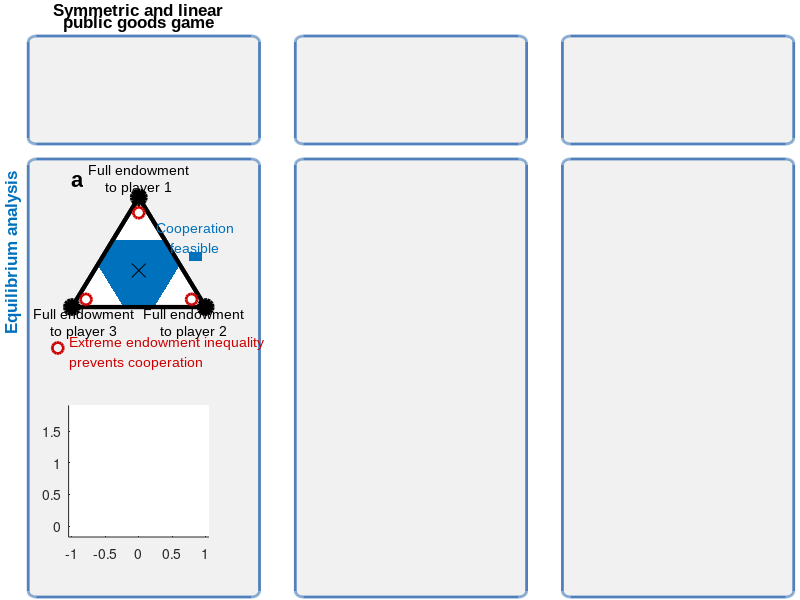

The MATLAB source for this figure: (Note: this script raises an error after producing the figure.)
function MakeIllustrationV5();

%% Fixing the Parameters
global lw ms fsA fsL fsH fsT fname le bo wi he dx dy col wi2 he2 dx2
 
lw=3; ms=10; fsT=10; fsA=12; fsL=12; fsH=16; fname='Arial'; 
le=0.076; bo=0.105; wi=0.195; he=wi*75/60; wi2=wi*0.9; he2=he*0.9; dx2=wi*0.05; dx=0.145; dy=0.365; 
col=[0 0.447 0.741;
    0.85 0.325 0.098;
    0.494 0.184 0.556;
    0.929 0.694 0.125;
    0.466 0.674 0.188];

%% Plotting the general graphical structure 
figure('Position',[300,300,750,600]);
ax1=axes('Position',[le-0.35*dx 0 3*wi+3*dx 1]); hold on
axis([-0.01 1.01 0 1]); dxf=(wi+dx*0.4)/(3*wi+2*dx); delf=0.27*dx/(3*wi+2*dx);
grey1=242/256*ones(1,3);  
blue1=[79,129,189]/256; 
y1=0.005; y2=0.735; lwP=2;
rd=0.01; t1=pi:0.01:3*pi/2; t2=3*pi/2:0.01:2*pi; t3=0:0.01:pi/2; t4=pi/2:0.01:pi; 
bxx=[rd+rd*cos(t1),dxf-rd+rd*cos(t2),dxf-rd+rd*cos(t3),rd+rd*cos(t4)]; 
bxy=[y1+rd+rd*sin(t1),y1+rd+rd*sin(t2),y2-rd+rd*sin(t3),y2-rd+rd*sin(t4)]; 
fill(bxx,bxy,grey1,'EdgeColor',blue1,'LineWidth',lwP);
fill(bxx+dxf+delf,bxy,grey1,'EdgeColor',blue1,'LineWidth',lwP);
fill(bxx+2*(dxf+delf),bxy,grey1,'EdgeColor',blue1,'LineWidth',lwP);

y1=0.76; y2=0.94; lwP=2;
rd=0.01; t1=pi:0.01:3*pi/2; t2=3*pi/2:0.01:2*pi; t3=0:0.01:pi/2; t4=pi/2:0.01:pi; 
bxx=[rd+rd*cos(t1),dxf-rd+rd*cos(t2),dxf-rd+rd*cos(t3),rd+rd*cos(t4)]; 
bxy=[y1+rd+rd*sin(t1),y1+rd+rd*sin(t2),y2-rd+rd*sin(t3),y2-rd+rd*sin(t4)]; 
fill(bxx,bxy,grey1,'EdgeColor',blue1,'LineWidth',lwP);
fill(bxx+dxf+delf,bxy,grey1,'EdgeColor',blue1,'LineWidth',lwP);
fill(bxx+2*(dxf+delf),bxy,grey1,'EdgeColor',blue1,'LineWidth',lwP);
 
S1=[0.065-0.028 0.420]; red=[0.8 0 0];  msS=8; lwS=2;
plot(S1(1),S1(2),'o','Color',red,'MarkerSize',msS,'LineWidth',lwS); 
text(S1(1)+0.015,S1(2)-0.0075,{'Extreme endowment inequality','prevents cooperation '},'Color',red,...
    'FontName',fname,'FontSize',fsT,'VerticalAlignment','middle'); 
% S2=S1+[2*(wi+dx) 0]; 
% plot(S2(1),S2(2),'o','MarkerSize',msS,'LineWidth',lwS,'Color',col(3,:));
% plot(S2(1),S2(2),'x','MarkerSize',msS,'Color',col(3,:));
% text(S2(1)+0.015,S2(2)-0.0075,{'Complete endowment equality','prevents cooperation '},'Color',col(3,:),...
%     'FontName',fname,'FontSize',fsT,'VerticalAlignment','middle'); 


he1=0.03; wi1=3*wi+3*dx; k=wi1;
rd=0.006; t=0:0.01:2*pi; red=[0.8 0 0];  msS=8; 
axis off

PlotGameSetup(1,'a'); 
% PlotGameSetup(2,'b'); 
% PlotGameSetup(3,'c'); 

%% Plotting the static predictions
delta1=0.8; delta2=0.3; delta3=0.35;
rvec1=[2 2 2]; rvec2=[1.1 1.5 2.9]; 
plotStatic(1,delta1,rvec1,'a'); 
% plotStatic(2,delta2,rvec2,'b');
% plotStatic(3,delta3,rvec2,'c');
%plotStaticLegend(); 

%% Plotting the evolutionary predictions
delta1=1; delta2=1; delta3=1;
plotEvo(1,delta1,rvec1,'d','InputDataXsetSize3_1.mat'); 
% plotEvo(2,delta2,rvec2,'e','DataAL-V1.mat');
% plotEvo(3,delta2,rvec2,'f','DataSN-V1.mat');

end


function PlotGameSetup(nr,lett); 
global lw ms fsA fsL fsH fsT fname le bo wi he dx dy col

ax1=axes('Position',[le+(wi+dx)*(nr-1) bo+2*dy wi he]);
axis([-1.05 1.05 -sqrt(3)*0.1 sqrt(3)*1.1]); hold on

if nr==1, head1='Symmetric and linear'; 
elseif nr==2, head1='Asymmetric and linear'; 
elseif nr==3, head1='Symmetric and nonlinear'; 
end
text(0,1.08,head1,'FontSize',fsA,'FontName',fname,...
    'HorizontalAlignment','center','FontWeight','bold');
text(0,0.9,'public goods game','FontSize',fsA,'FontName',fname,...
        'HorizontalAlignment','center','FontWeight','bold');
axis off
end


function plotEvo(nr,delta,rvec,lett,datafile); 
global lw ms fsA fsT fsL fsH fname le bo wi he dx col wi2 he2 dx2

ax1=axes('Position',[le+(wi+dx)*(nr-1)+dx2 bo wi2 he2]); 
axis([-1.05 1.05 -sqrt(3)*0.1 sqrt(3)*1.1]); hold on
edges=[-1 0; 1 0; 0 sqrt(3)]; 
x1=edges(1,:); x2=edges(2,:); x3=edges(3,:);
load(datafile); sumpi=sum(Pay,2); 

if nr==1
text(-1.9,sqrt(3)/2,'Evolutionary analysis','FontSize',fsL,'Color',col(5,:),...
    'FontName',fname,'Rotation',90,'HorizontalAlignment','center','FontWeight','bold');
end


%% Plotting the contour plot
dxx=0.48; dyy=0.45; ss=0.1; epsi=0.03;
for i=size(EVec,1):-1:1;
    %EVec(i,:)
    %debug infos to find why we have white areas?!
    tmp_val = sum(Pay(i,:));
    if (tmp_val<10.003)
        EVec(i,:)
        tmp_val
        i
    end
    E1=EVec(i,1:3); E2=(1-epsi)*E1+epsi*(1-E1); 
    e=E2(1)*x1+E2(2)*x2+E2(3)*x3; 
    f1=e(1)+ss*[-dxx dxx dxx-dxx*(E1(1)==0) -dxx+dxx*(E1(2)==0)]; f2=e(2)+ss*[-dyy -dyy dyy dyy]-0.02;
    cl=getcolor(sumpi(i),nr); 
%     for index=1:4
%         if (f1(index)==-0.236 && f2(index)==0.6382)
%             E1
%         end
%     end
    fill(f1,f2,cl,'LineStyle','none'); 
end

%% Plotting the triangle
plot([edges(:,1); edges(1,1)],[edges(:,2); edges(1,2)],'k','LineWidth',lw); 
plot(edges(:,1),edges(:,2),'ko','MarkerSize',ms,'MarkerFaceColor','k','LineWidth',lw); 
plot(mean(edges(:,1)),mean(edges(:,2)),'kx','MarkerSize',ms,'MarkerFaceColor','k');

%% Labels
dyL=0.26; 
text(-1,2,lett,'FontSize',fsH,'FontName',fname,'FontWeight','bold');
text(x1(1)+0.175,x1(2)-dyL,{'Full endowment','to player 3'},'FontSize',fsT,...
    'FontName',fname,'HorizontalAlignment','center'); 
text(x2(1)-0.175,x2(2)-dyL,{'Full endowment','to player 2'},'FontSize',fsT,...
    'FontName',fname,'HorizontalAlignment','center'); 
text(x3(1),x3(2)+dyL+0.035,{'Full endowment','to player 1'},'FontSize',fsT,...
    'FontName',fname,'HorizontalAlignment','center'); 
axis off

%% Color legend 
if nr==1 
    xmax=1.75; xmin=1; xtl={'1.00','1.25','1.50','1.75'};
else
    xmax=2.4; xmin=1.2; xtl={'1.2','1.6','2.0','2.4'}; 
end
ax2=axes('Position',[le+(wi+dx)*(nr-1) bo-0.05 wi 0.01],'XTick',0:1/3:1,...
    'XTickLabel',xtl,'FontSize',fsT,'FontName',fname,'YTick',[]); 
box(ax2,'on'); hold on
axis([-0.05 1.05 -1 1]); 

ss=0.01; 
for x=0:ss:1; 
    cl=getcolor((1-x)*xmin+x*xmax,nr);
    fill(x+ss*[-0.55 0.55 0.55 -0.55],[-0.5 -0.5 0.5 0.5],cl,'LineStyle','none');
end
xlabel('Group payoff','FontSize',fsT,'FontName',fname,'Position',[0.5,-6]);
end



function plotStatic(nr,delta,rvec,lett); 
global lw ms fsA fsT fsL fsH fname le bo wi he dx dy col wi2 he2 dx2

ax1=axes('Position',[le+(wi+dx)*(nr-1)+dx2 bo+dy wi2 he2]); 
axis([-1.05 1.05 -sqrt(3)*0.1 sqrt(3)*1.1]); hold on
edges=[-1 0; 1 0; 0 sqrt(3)]; 
x1=edges(1,:); x2=edges(2,:); x3=edges(3,:);

if nr==1
text(-1.9,sqrt(3)/2,'Equilibrium analysis','FontSize',fsL,'Color',col(1,:),...
    'FontName',fname,'Rotation',90,'HorizontalAlignment','center','FontWeight','bold');
end
fill([edges(:,1); edges(1,1)],[edges(:,2); edges(1,2)],'w','LineWidth',lw,'EdgeColor','k'); 

%% Calculating the thresholds for the players' endowments
if nr==3
    M1=(x1(1)+x2(1)+x3(1))/3; M2=(x1(2)+x2(2)+x3(2))/3;
    p1=[7/11 4/11 0]; p2=[5/13 5/13 3/13]; p3=[4/11 7/11 0]; 
    P1=p1(1)*x1+p1(2)*x2+p1(3)*x3; P2=p2(1)*x1+p2(2)*x2+p2(3)*x3; P3=p3(1)*x1+p3(2)*x2+p3(3)*x3; 
    fill([P1(1) P2(1) P3(1)],[P1(2) P2(2) P3(2)],col(1,:),'LineStyle','none');
    %plot([P2(1) M1],[P2(2) M2],'k--','LineWidth',2);
    
    p1=[7/11 0 4/11]; p2=[5/13 3/13 5/13]; p3=[4/11 0 7/11]; 
    P1=p1(1)*x1+p1(2)*x2+p1(3)*x3; P2=p2(1)*x1+p2(2)*x2+p2(3)*x3; P3=p3(1)*x1+p3(2)*x2+p3(3)*x3; 
    fill([P1(1) P2(1) P3(1)],[P1(2) P2(2) P3(2)],col(1,:),'LineStyle','none');
    %plot([P2(1) M1],[P2(2) M2],'k--','LineWidth',2);
    
    p1=[0 7/11 4/11]; p2=[3/13 5/13 5/13]; p3=[0 4/11 7/11]; 
    P1=p1(1)*x1+p1(2)*x2+p1(3)*x3; P2=p2(1)*x1+p2(2)*x2+p2(3)*x3; P3=p3(1)*x1+p3(2)*x2+p3(3)*x3; 
    fill([P1(1) P2(1) P3(1)],[P1(2) P2(2) P3(2)],col(1,:),'LineStyle','none');
    %plot([P2(1) M1],[P2(2) M2],'k--','LineWidth',2);
    
    %text(mean(edges([1,3],1))+0.12,mean(edges([1,3],2)-0.08),{'C. f.'},'FontSize',fsT,...
    %'FontName',fname,'HorizontalAlignment','center','Color','w');
    %text(mean(edges([2,3],1))-0.11,mean(edges([2,3],2)-0.08),{'C. f.'},'FontSize',fsT,...
    %'FontName',fname,'HorizontalAlignment','center','Color','w');
    %text(mean(edges([1,2],1)),mean(edges([1,2],2)+0.1),{'C. f.'},'FontSize',fsT,...
    %'FontName',fname,'HorizontalAlignment','center','Color','w');
   
elseif nr<3
    e12=delta*rvec(2)/(3-rvec(1)+delta*rvec(2)),
    e13=delta*rvec(3)/(3-rvec(1)+delta*rvec(3)),
    A10=x1; A12=e12*x1+(1-e12)*x2; A13=e13*x1+(1-e13)*x3;

    e21=delta*rvec(1)/(3-rvec(2)+delta*rvec(1)), 
    e23=delta*rvec(3)/(3-rvec(2)+delta*rvec(3)), 
    A20=x2; A21=(1-e21)*x1+e21*x2; A23=e23*x2+(1-e23)*x3;

    e31=delta*rvec(1)/(3-rvec(3)+delta*rvec(1)),
    e32=delta*rvec(2)/(3-rvec(3)+delta*rvec(2)),
    A30=x3; A31=(1-e31)*x1+e31*x3; A32=(1-e32)*x2+e32*x3;

    if nr==1
        fill([A12(1),A21(1),A23(1),A32(1),A31(1),A13(1)],[A12(2),A21(2),A23(2),A32(2),A31(2),A13(2)],col(1,:),'LineStyle','none'); 
    elseif nr==2
        ka=0.61; A1x=ka*A13+(1-ka)*A12;
        fill([A1x(1),A23(1),A32(1),A31(1),A13(1)],[A1x(2),A23(2),A32(2),A31(2),A13(2)],col(1,:),'LineStyle','none'); 
    end
    %fill([A10(1),A12(1),A13(1)],[A10(2),A12(2),A13(2)],'w','LineStyle','none'); 
    %fill([A20(1), A21(1),A23(1)],[A20(2), A21(2),A23(2)],'w','LineStyle','none');
    %fill([A30(1),A31(1),A32(1)], [A30(2),A31(2),A32(2)],'w','LineStyle','none');

    %plot([A12(1),A13(1)],[A12(2),A13(2)],'k--','LineWidth',2);
    %plot([A21(1),A23(1)],[A21(2),A23(2)],'k--','LineWidth',2);
    %plot([A31(1),A32(1)],[A31(2),A32(2)],'k--','LineWidth',2);
end

%% Plotting the triangle
plot([edges(:,1); edges(1,1)],[edges(:,2); edges(1,2)],'k','LineWidth',lw); 
plot(edges(:,1),edges(:,2),'ko','MarkerSize',ms,'MarkerFaceColor','k','LineWidth',lw);  

%% Plotting the symbols for no cooperation 
laS=0.86; rd=0.06; t=0:0.01:2*pi; red=[0.8 0 0]; msS=8; lwS=2;
S1=laS*x1+(1-laS)/2*(x2+x3); S2=laS*x2+(1-laS)/2*(x1+x3); S3=laS*x3+(1-laS)/2*(x2+x1); 
plot(S1(1),S1(2),'o','Color',red,'MarkerSize',msS,'LineWidth',lwS); 
plot(S2(1),S2(2),'o','Color',red,'MarkerSize',msS,'LineWidth',lwS);
plot(S3(1),S3(2),'o','Color',red,'MarkerSize',msS,'LineWidth',lwS);
plot(mean(edges(:,1)),mean(edges(:,2)),'kx','MarkerSize',ms,'MarkerFaceColor','k');
if nr>1, plot(mean(edges(:,1)),mean(edges(:,2)),'o','MarkerSize',msS,'LineWidth',lwS,...
        'Color',col(3,:),'MarkerFaceColor','w'); 
    plot(mean(edges(:,1)),mean(edges(:,2)),'x','MarkerSize',msS,'Color',col(3,:));
end


%% Labels
text(-1,2,lett,'FontSize',fsH,'FontName',fname,'FontWeight','bold');
dyL=0.26;
text(x1(1)+0.175,x1(2)-dyL,{'Full endowment','to player 3'},'FontSize',fsT,...
    'FontName',fname,'HorizontalAlignment','center'); 
text(x2(1)-0.175,x2(2)-dyL,{'Full endowment','to player 2'},'FontSize',fsT,...
    'FontName',fname,'HorizontalAlignment','center'); 
text(x3(1),x3(2)+dyL+0.035,{'Full endowment','to player 1'},'FontSize',fsT,...
    'FontName',fname,'HorizontalAlignment','center'); 
 
text(max(edges(:,1))*0.85,1.1,{'Cooperation','feasible'},'FontSize',fsT,...
        'FontName',fname,'HorizontalAlignment','center','Color',col(1,:));
fill(max(edges(:,1))*0.85+[-0.1 0.1 0.1 -0.1],[0.73 0.73 0.87 0.87],col(1,:),'LineStyle','none'); 

axis off
end




function cl=getcolor(pi,nr); 
global col
PiMin=1;
if nr==1 
    PiMax=1.75; 
elseif nr==2
    PiMax=2.4;  
elseif nr==3
    PiMax=2.4;
end
x=(log(pi)-log(PiMin))^2/(log(PiMax)-log(PiMin))^2;
cl=x*col(5,:)+(1-x)*[1 1 1]; 
end